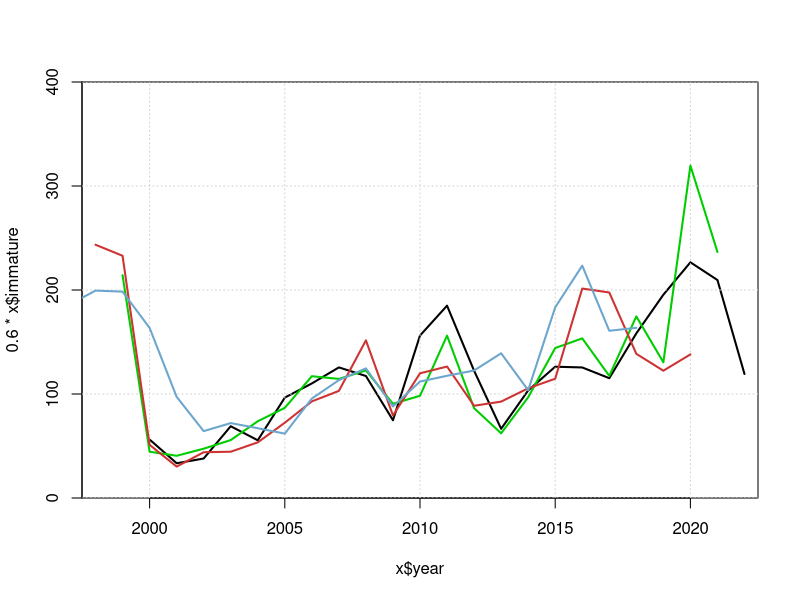

Write R code to recreate this figure.



x <- read.csv("snow crab/U de M/female abundance 2000-2022.csv")


plot(x$year, 0.6 * x$immature, type = "l", lwd = 2, xlim = c(1997.5, 2022.5), ylim = c(0, 400), xaxs = "i", yaxs = "i")
grid()

lines(x$year-1, x$adolescent, col = "green3", lwd = 2)
lines(x$year-2, x$primiparous, col = "brown3", lwd = 2)
lines(x$year-4, 0.35 * x$multiparous, col = "skyblue3", lwd = 2)

